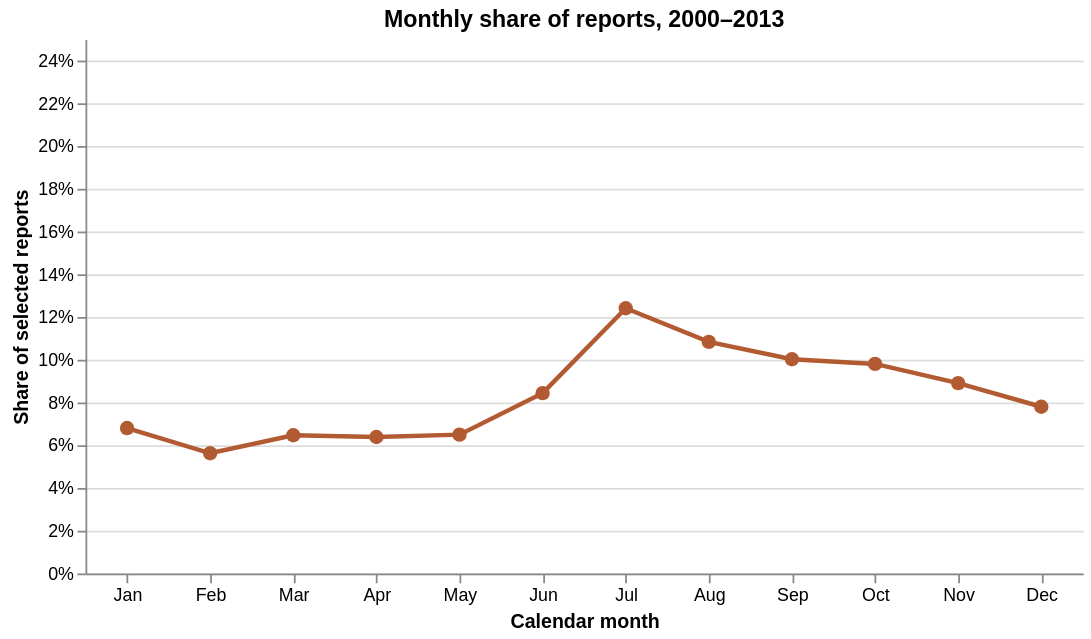

Notebook source saved alongside this figure:
### Markdown cell above
## Plot 2 · Does the monthly pattern change with shape?
The line-and-point chart shows each calendar month's share of the selected reports, pooling 2000–2013. Month is ordinal (`O`) in January–December order, and share is quantitative (`Q`) on a percent axis beginning at zero. A constant burnt-orange line and points connect months and support reading individual positions; color does not encode magnitude or shape. Python counts rows by shape and month and fills absent combinations with zero. In Vega-Lite, the dropdown filters those counts, aggregates over shapes when All eight shapes is selected, then recalculates the denominator and monthly shares. It therefore changes the plotted data, beyond tooltip or pan/zoom. Compare fireball with triangle, then reset to All eight shapes. Normalized shares allow groups of unequal size to be compared, while tooltips preserve the selected total and monthly count. Both charts use the same cohort, though this chart displays one shape at a time when filtered. Its y-axis stays fixed across selections so vertical positions remain comparable.

### Code cell
shape_choice = alt.param(name='shape_choice', value='All eight shapes',
    bind=alt.binding_select(options=['All eight shapes'] + sorted(shapes), name='Reported shape: '))
month_names = ['Jan','Feb','Mar','Apr','May','Jun','Jul','Aug','Sep','Oct','Nov','Dec']
monthly_chart = (alt.Chart(monthly).add_params(shape_choice)
    .transform_filter((shape_choice == 'All eight shapes') | (alt.datum.shape == shape_choice))
    .transform_aggregate(reports='sum(reports)', groupby=['month'])
    .transform_joinaggregate(selected_total='sum(reports)')
    .transform_calculate(share='datum.reports / datum.selected_total')
    .mark_line(point=alt.OverlayMarkDef(filled=True, size=65, color='#b25b32'), color='#b25b32', strokeWidth=2.5)
    .encode(x=alt.X('month:O', sort=list(range(1,13)), title='Calendar month',
                   axis=alt.Axis(labelAngle=0, labelExpr=f'{json.dumps(month_names)}[datum.value-1]')),
            y=alt.Y('share:Q', title='Share of selected reports',
                    scale=alt.Scale(domain=[0, .25]), axis=alt.Axis(format='.0%')),
            tooltip=[alt.Tooltip('month:O', title='Month (1=Jan)'),
                     alt.Tooltip('reports:Q', title='Reports this month', format=','),
                     alt.Tooltip('selected_total:Q', title='Selected total', format=','),
                     alt.Tooltip('share:Q', title='Share', format='.1%')])
    .properties(width=560, height=300, title='Monthly share of reports, 2000–2013')
    .configure_view(stroke=None))
display(monthly_chart)
try:
    import vl_convert as vlc
    display(Image(vlc.vegalite_to_png(monthly_chart.to_dict(), scale=1.5)))
except ImportError:
    print('Optional static preview skipped; use the interactive chart above.')

### Figure 1 — Vega-Lite specification as saved in the notebook (floating-point values rounded to 4 significant figures)
{"config": {"view": {"continuousWidth": 300, "continuousHeight": 300, "stroke": null}}, "data": {"name": "data-43ced85d254f9685111ecf44afaa0df5"}, "mark": {"type": "line", "color": "#b25b32", "point": {"color": "#b25b32", "filled": true, "size": 65}, "strokeWidth": 2.5}, "encoding": {"tooltip": [{"field": "month", "title": "Month (1=Jan)", "type": "ordinal"}, {"field": "reports", "format": ",", "title": "Reports this month", "type": "quantitative"}, {"field": "selected_total", "format": ",", "title": "Selected total", "type": "quantitative"}, {"field": "share", "format": ".1%", "title": "Share", "type": "quantitative"}], "x": {"axis": {"labelAngle": 0, "labelExpr": "[\"Jan\", \"Feb\", \"Mar\", \"Apr\", \"May\", \"Jun\", \"Jul\", \"Aug\", \"Sep\", \"Oct\", \"Nov\", \"Dec\"][datum.value-1]"}, "field": "month", "sort": [1, 2, 3, 4, 5, 6, 7, 8, 9, 10, 11, 12], "title": "Calendar month", "type": "ordinal"}, "y": {"axis": {"format": ".0%"}, "field": "share", "scale": {"domain": [0, 0.25]}, "title": "Share of selected reports", "type": "quantitative"}}, "height": 300, "params": [{"name": "shape_choice", "bind": {"input": "select", "options": ["All eight shapes", "circle", "disk", "fireball", "formation", "light", "oval", "sphere", "triangle"], "name": "Reported shape: "}, "value": "All eight shapes"}], "title": "Monthly share of reports, 2000–2013", "transform": [{"filter": "((shape_choice === 'All eight shapes') || (datum.shape === shape_choice))"}, {"aggregate": [{"op": "sum", "field": "reports", "as": "reports"}], "groupby": ["month"]}, {"joinaggregate": [{"op": "sum", "field": "reports", "as": "selected_total"}]}, {"calculate": "datum.reports / datum.selected_total", "as": "share"}], "width": 560, "$schema": "https://vega.github.io/schema/vega-lite/v6.4.1.json", "datasets": {"data-43ced85d254f9685111ecf44afaa0df5": [{"shape": "light", "month": 1, "reports": 750}, {"shape": "light", "month": 2, "reports": 651}, {"shape": "light", "month": 3, "reports": 675}, {"shape": "light", "month": 4, "reports": 711}, {"shape": "light", "month": 5, "reports": 699}, {"shape": "light", "month": 6, "reports": 1000}, {"shape": "light", "month": 7, "reports": 1342}, {"shape": "light", "month": 8, "reports": 1329}, {"shape": "light", "month": 9, "reports": 1152}, {"shape": "light", "month": 10, "reports": 1118}, {"shape": "light", "month": 11, "reports": 980}, {"shape": "light", "month": 12, "reports": 847}, {"shape": "triangle", "month": 1, "reports": 358}, {"shape": "triangle", "month": 2, "reports": 298}, {"shape": "triangle", "month": 3, "reports": 404}, {"shape": "triangle", "month": 4, "reports": 377}, {"shape": "triangle", "month": 5, "reports": 332}, {"shape": "triangle", "month": 6, "reports": 370}, {"shape": "triangle", "month": 7, "reports": 469}, {"shape": "triangle", "month": 8, "reports": 494}, {"shape": "triangle", "month": 9, "reports": 522}, {"shape": "triangle", "month": 10, "reports": 506}, {"shape": "triangle", "month": 11, "reports": 519}, {"shape": "triangle", "month": 12, "reports": 380}, {"shape": "circle", "month": 1, "reports": 330}, {"shape": "circle", "month": 2, "reports": 258}, {"shape": "circle", "month": 3, "reports": 299}, {"shape": "circle", "month": 4, "reports": 298}, {"shape": "circle", "month": 5, "reports": 343}, {"shape": "circle", "month": 6, "reports": 409}, {"shape": "circle", "month": 7, "reports": 714}, {"shape": "circle", "month": 8, "reports": 541}, {"shape": "circle", "month": 9, "reports": 478}, {"shape": "circle", "month": 10, "reports": 493}, {"shape": "circle", "month": 11, "reports": 424}, {"shape": "circle", "month": 12, "reports": 392}, {"shape": "fireball", "month": 1, "reports": 299}, {"shape": "fireball", "month": 2, "reports": 201}, {"shape": "fireball", "month": 3, "reports": 258}, {"shape": "fireball", "month": 4, "reports": 202}, {"shape": "fireball", "month": 5, "reports": 217}, {"shape": "fireball", "month": 6, "reports": 326}, {"shape": "fireball", "month": 7, "reports": 683}, {"shape": "fireball", "month": 8, "reports": 479}, {"shape": "fireball", "month": 9, "reports": 429}, {"shape": "fireball", "month": 10, "reports": 363}, {"shape": "fireball", "month": 11, "reports": 418}, {"shape": "fireball", "month": 12, "reports": 410}, {"shape": "sphere", "month": 1, "reports": 199}, {"shape": "sphere", "month": 2, "reports": 198}, {"shape": "sphere", "month": 3, "reports": 203}, {"shape": "sphere", "month": 4, "reports": 235}, {"shape": "sphere", "month": 5, "reports": 256}, {"shape": "sphere", "month": 6, "reports": 340}, {"shape": "sphere", "month": 7, "reports": 450}, {"shape": "sphere", "month": 8, "reports": 351}, {"shape": "sphere", "month": 9, "reports": 343}, {"shape": "sphere", "month": 10, "reports": 318}, {"shape": "sphere", "month": 11, "reports": 262}, {"shape": "sphere", "month": 12, "reports": 253}, {"shape": "disk", "month": 1, "reports": 185}, {"shape": "disk", "month": 2, "reports": 146}, {"shape": "disk", "month": 3, "reports": 170}, {"shape": "disk", "month": 4, "reports": 176}, {"shape": "disk", "month": 5, "reports": 188}, {"shape": "disk", "month": 6, "reports": 227}, {"shape": "disk", "month": 7, "reports": 277}, {"shape": "disk", "month": 8, "reports": 256}, {"shape": "disk", "month": 9, "reports": 262}, {"shape": "disk", "month": 10, "reports": 227}, {"shape": "disk", "month": 11, "reports": 216}, {"shape": "disk", "month": 12, "reports": 160}, {"shape": "oval", "month": 1, "reports": 177}, {"shape": "oval", "month": 2, "reports": 148}, {"shape": "oval", "month": 3, "reports": 165}, {"shape": "oval", "month": 4, "reports": 151}, {"shape": "oval", "month": 5, "reports": 168}, {"shape": "oval", "month": 6, "reports": 205}, {"shape": "oval", "month": 7, "reports": 302}, {"shape": "oval", "month": 8, "reports": 217}, {"shape": "oval", "month": 9, "reports": 221}, {"shape": "oval", "month": 10, "reports": 255}, {"shape": "oval", "month": 11, "reports": 170}, {"shape": "oval", "month": 12, "reports": 179}, {"shape": "formation", "month": 1, "reports": 112}, {"shape": "formation", "month": 2, "reports": 92}, {"shape": "formation", "month": 3, "reports": 116}, {"shape": "formation", "month": 4, "reports": 112}, {"shape": "formation", "month": 5, "reports": 98}, {"shape": "formation", "month": 6, "reports": 111}, {"shape": "formation", "month": 7, "reports": 158}, {"shape": "formation", "month": 8, "reports": 171}, {"shape": "formation", "month": 9, "reports": 143}, {"shape": "formation", "month": 10, "reports": 193}, {"shape": "formation", "month": 11, "reports": 166}, {"shape": "formation", "month": 12, "reports": 142}]}}
